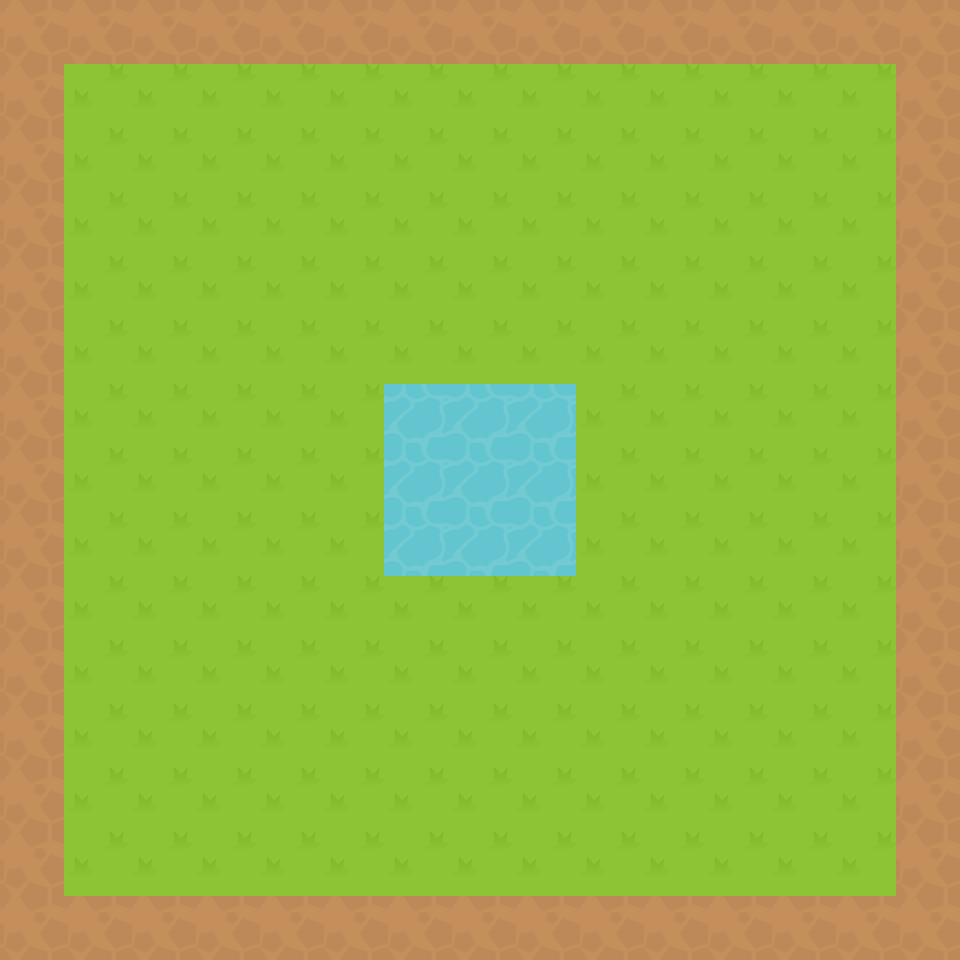

Below is a game level as drawn by its tile map, then a one-line description and the .tmx that defines it (tile-layer data replaced by summaries):
An orthogonal 15x15 tile map with 64x64 px tiles, 1 tile layer (Tile Layer 1).

<map version="1.0" orientation="orthogonal" width="15" height="15" tilewidth="64" tileheight="64">
 <tileset firstgid="1" name="RPGpack_sheet_2X" tilewidth="64" tileheight="64">
  <image source="../Spritesheet/RPGpack_sheet_2X.png" width="2560" height="1664" />
 </tileset>
 <layer name="Tile Layer 1" width="15" height="15">
  <data>[225 cells, 225 non-empty, 3 distinct tile ids]</data>
 </layer>
</map>
